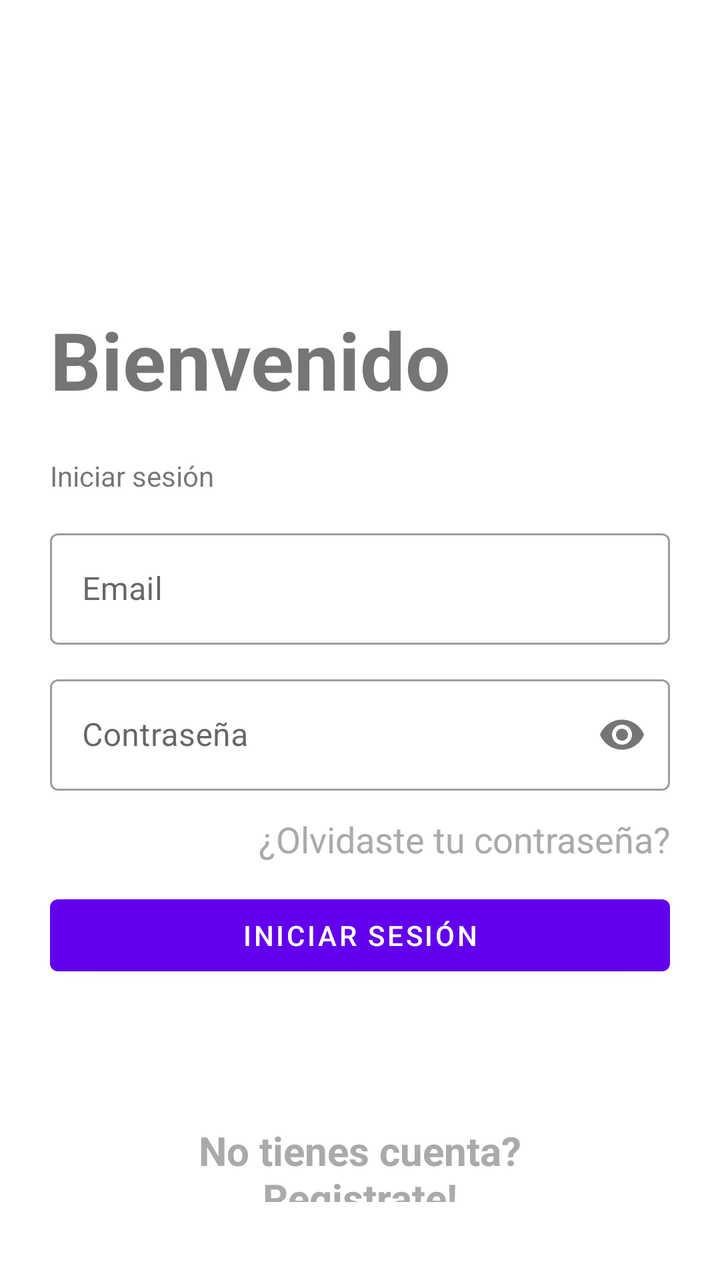
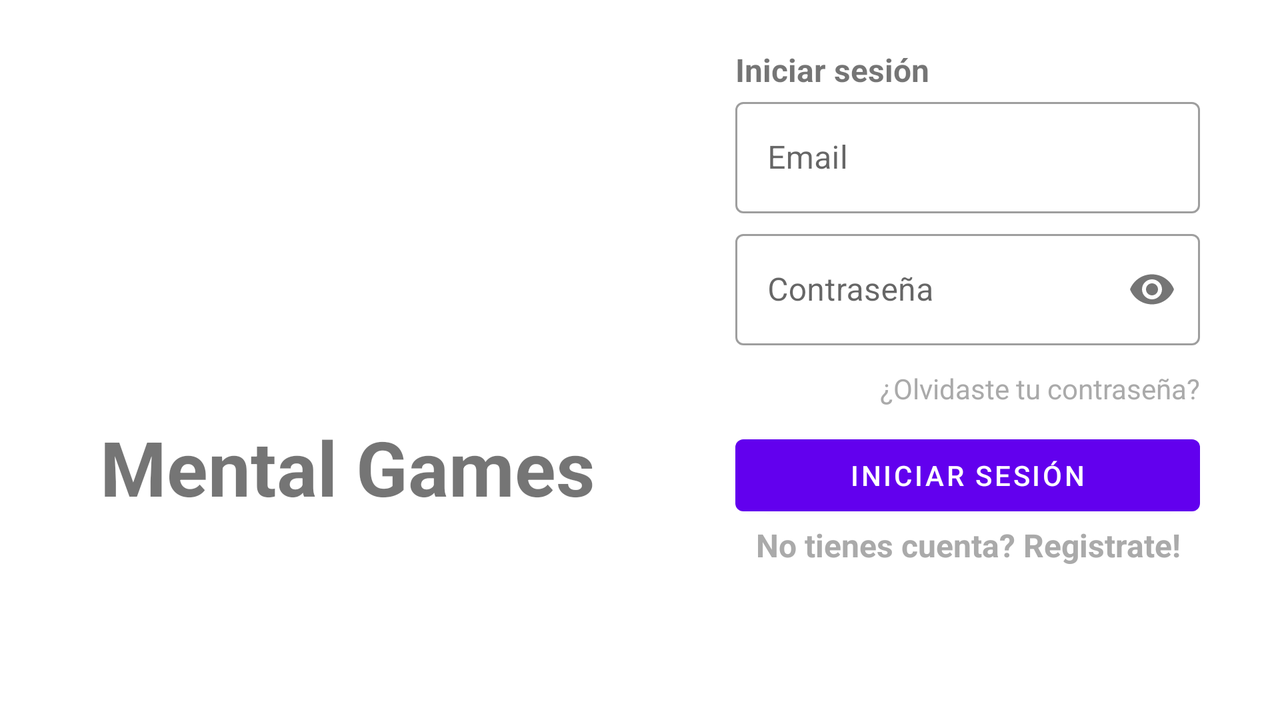

Compare how this app lays out the same screen by default and in its alternative resource folder. The renders come first, then the two layout files and the values they reference.
<!-- AndroidManifest.xml: application theme Theme.DAMG7PROYECTO1P -->
<!-- res/layout/activity_login.xml -->
<?xml version="1.0" encoding="utf-8"?>
<LinearLayout xmlns:android="http://schemas.android.com/apk/res/android"
    xmlns:app="http://schemas.android.com/apk/res-auto"
    xmlns:tools="http://schemas.android.com/tools"
    android:layout_width="match_parent"
    android:layout_height="match_parent"
    tools:context=".LoginActivity"
    android:padding="25dp"
    android:orientation="vertical">

    <ImageView
        android:id="@+id/loginImageView"
        android:layout_width="100dp"
        android:layout_height="100dp"
        android:src="@drawable/ic_uglogo"
        android:transitionName="logoImageTrans"
        android:layout_gravity="center"/>

    <TextView
        android:id="@+id/bienvenidoLabel"
        android:layout_width="wrap_content"
        android:layout_height="wrap_content"
        android:text="Bienvenido"
        android:layout_marginTop="28dp"
        android:textSize="40sp"
        android:textStyle="bold"
        android:transitionName="textTrans"/>

    <TextView
        android:id="@+id/continuarLabel"
        android:layout_width="wrap_content"
        android:layout_height="wrap_content"
        android:text="Iniciar sesión"
        android:layout_marginTop="22dp"
        android:transitionName="iniciaSesionTextTrans"/>

    <LinearLayout
        android:layout_width="match_parent"
        android:layout_height="wrap_content"
        android:layout_marginTop="14dp"
        android:layout_marginBottom="14dp"
        android:orientation="vertical">
        <com.google.android.material.textfield.TextInputLayout
            android:layout_width="match_parent"
            android:layout_height="wrap_content"
            android:layout_marginBottom="12dp"
            android:id="@+id/usuarioTextField"
            android:transitionName="emailInputTextTrans"
            android:hint="Email"
            style="@style/Widget.MaterialComponents.TextInputLayout.OutlinedBox">

            <com.google.android.material.textfield.TextInputEditText
                android:id="@+id/emailEditText"
                android:layout_width="match_parent"
                android:layout_height="wrap_content"/>

        </com.google.android.material.textfield.TextInputLayout>

        <com.google.android.material.textfield.TextInputLayout
            android:layout_width="match_parent"
            android:layout_height="wrap_content"
            android:layout_marginBottom="12dp"
            android:id="@+id/contrasenaTextField"
            android:hint="Contraseña"
            android:transitionName="passwordInputTextTrans"
            app:passwordToggleEnabled="true"
            style="@style/Widget.MaterialComponents.TextInputLayout.OutlinedBox">

            <com.google.android.material.textfield.TextInputEditText
                android:id="@+id/passwordEditText"
                android:layout_width="match_parent"
                android:layout_height="wrap_content"
                android:inputType="textPassword"/>

        </com.google.android.material.textfield.TextInputLayout>

        <TextView
            android:id="@+id/olvidasteContra"
            android:layout_width="250dp"
            android:layout_height="wrap_content"
            android:layout_gravity="end"
            android:clickable="true"
            android:focusable="true"
            android:text="¿Olvidaste tu contraseña?"
            android:textAlignment="textEnd"
            android:textColor="@android:color/darker_gray"
            android:textSize="18dp" />

        <com.google.android.material.button.MaterialButton
            android:id="@+id/inicioSesion"
            android:layout_width="match_parent"
            android:layout_height="wrap_content"
            android:text="Iniciar sesión"
            android:layout_marginTop="12dp"
            android:layout_marginBottom="70dp"
            android:transitionName="buttonSignInTrans"/>

        <TextView
            android:id="@+id/nuevoUsuario"
            android:layout_width="250dp"
            android:layout_height="wrap_content"
            android:textAlignment="center"
            android:textSize="20dp"
            android:textColor="@android:color/darker_gray"
            android:layout_gravity="center"
            android:clickable="true"
            android:focusable="true"
            android:textStyle="bold"
            android:text="No tienes cuenta? Registrate!"
            android:transitionName="newUserTrans"/>


    </LinearLayout>

</LinearLayout>
<!-- resources referenced by this layout -->
<resources>
  <style name="Theme.DAMG7PROYECTO1P" parent="Theme.MaterialComponents.DayNight.NoActionBar">
          
          <item name="colorPrimary">@color/purple_500</item>
          <item name="colorPrimaryVariant">@color/purple_700</item>
          <item name="colorOnPrimary">@color/white</item>
          
          <item name="colorSecondary">@color/teal_200</item>
          <item name="colorSecondaryVariant">@color/teal_700</item>
          <item name="colorOnSecondary">@color/black</item>
          
          <item name="android:statusBarColor">?attr/colorPrimaryVariant</item>
          
  
          <item name="android:windowContentTransitions">true</item>
      </style>
  <color name="purple_500">#FF6200EE</color>
  <color name="purple_700">#FF3700B3</color>
  <color name="white">#FFFFFFFF</color>
  <color name="teal_200">#FF03DAC5</color>
  <color name="teal_700">#FF018786</color>
  <color name="black">#FF000000</color>
</resources>
<!-- res/layout-land/activity_login.xml (the author's variant of the layout above) -->
<!-- drawn on the phone turned sideways -->
<?xml version="1.0" encoding="utf-8"?>
<LinearLayout xmlns:android="http://schemas.android.com/apk/res/android"
    xmlns:app="http://schemas.android.com/apk/res-auto"
    xmlns:tools="http://schemas.android.com/tools"
    android:layout_width="match_parent"
    android:layout_height="match_parent"
    android:orientation="horizontal"
    android:padding="10dp"
    tools:context=".LoginActivity">

    <LinearLayout
        android:layout_width="wrap_content"
        android:layout_height="match_parent"
        android:layout_gravity="center"
        android:orientation="vertical"
        android:paddingHorizontal="40dp">

        <ImageView
            android:id="@+id/loginImageView"
            android:layout_width="match_parent"
            android:layout_height="150dp"
            android:layout_marginTop="20dp"
            android:src="@drawable/mentalgame_icono"
            android:transitionName="logoImageTrans" />

        <TextView
            android:id="@+id/bienvenidoLabel"
            android:layout_width="wrap_content"
            android:layout_height="wrap_content"
            android:layout_marginTop="28dp"
            android:text="Mental Games"
            android:textSize="38sp"
            android:textStyle="bold"
            android:transitionName="textTrans" />

    </LinearLayout>

    <LinearLayout
        android:layout_width="match_parent"
        android:layout_height="match_parent"
        android:layout_marginTop="14dp"
        android:layout_marginBottom="14dp"
        android:orientation="vertical"
        android:paddingHorizontal="30dp">

        <TextView
            android:id="@+id/continuarLabel"
            android:layout_width="wrap_content"
            android:layout_height="wrap_content"
            android:text="Iniciar sesión"
            android:textSize="16sp"
            android:textStyle="bold"
            android:transitionName="iniciaSesionTextTrans" />

        <com.google.android.material.textfield.TextInputLayout
            android:id="@+id/usuarioTextField"
            style="@style/Widget.MaterialComponents.TextInputLayout.OutlinedBox"
            android:layout_width="match_parent"
            android:layout_height="wrap_content"
            android:layout_marginBottom="5dp"
            android:hint="Email"
            android:transitionName="emailInputTextTrans">

            <com.google.android.material.textfield.TextInputEditText
                android:id="@+id/emailEditText"
                android:layout_width="match_parent"
                android:layout_height="wrap_content" />

        </com.google.android.material.textfield.TextInputLayout>

        <com.google.android.material.textfield.TextInputLayout
            android:id="@+id/contrasenaTextField"
            style="@style/Widget.MaterialComponents.TextInputLayout.OutlinedBox"
            android:layout_width="match_parent"
            android:layout_height="wrap_content"
            android:layout_marginBottom="12dp"
            android:hint="Contraseña"
            android:transitionName="passwordInputTextTrans"
            app:passwordToggleEnabled="true">

            <com.google.android.material.textfield.TextInputEditText
                android:id="@+id/passwordEditText"
                android:layout_width="match_parent"
                android:layout_height="wrap_content"
                android:inputType="textPassword" />

        </com.google.android.material.textfield.TextInputLayout>

        <TextView
            android:id="@+id/olvidasteContra"
            android:layout_width="250dp"
            android:layout_height="wrap_content"
            android:layout_gravity="end"
            android:clickable="true"
            android:focusable="true"
            android:text="¿Olvidaste tu contraseña?"
            android:textAlignment="textEnd"
            android:textColor="@android:color/darker_gray"
            android:textSize="14sp" />

        <com.google.android.material.button.MaterialButton
            android:id="@+id/inicioSesion"
            android:layout_width="match_parent"
            android:layout_height="wrap_content"
            android:layout_marginTop="10dp"
            android:text="Iniciar sesión"
            android:transitionName="buttonSignInTrans" />

        <TextView
            android:id="@+id/nuevoUsuario"
            android:layout_width="250dp"
            android:layout_height="wrap_content"
            android:layout_gravity="center"
            android:clickable="true"
            android:focusable="true"
            android:text="No tienes cuenta? Registrate!"
            android:textAlignment="center"
            android:textColor="@android:color/darker_gray"
            android:textSize="16sp"
            android:textStyle="bold"
            android:transitionName="newUserTrans" />


    </LinearLayout>

</LinearLayout>
